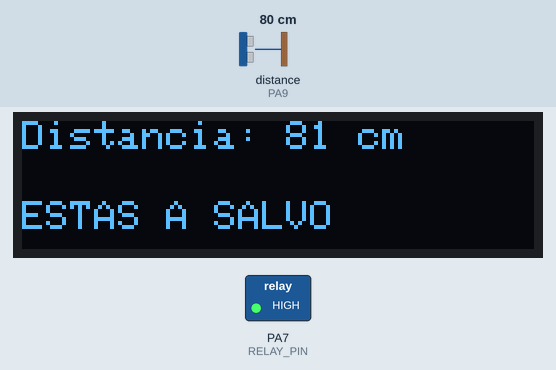
The sketch below on a simulated STM32 Blue Pill. On the bench: 128×32 one-colour display, switched loads named in the sketch (green lamp = pin HIGH). Inputs (shaded band) come from the test bench; at power-on: distance to the obstacle (sensor on PA9) 80 cm. The echo pulse lasts 58.3 µs per cm; the display library's start-up logo is not drawn; what the sketch prints to the serial monitor is not drawn.

Above: at 2.2 s.
2.3 s: distance to the obstacle (sensor on PA9) set to 22 cm
At 3.2 s:
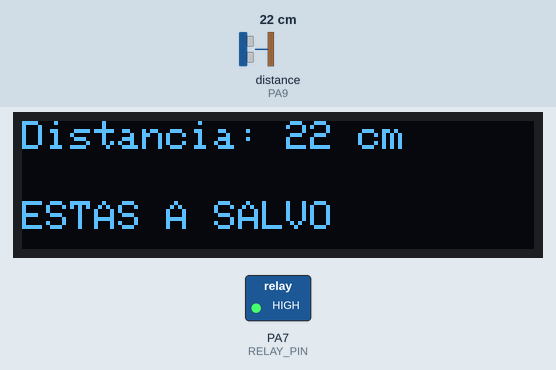
3.9 s: distance to the obstacle (sensor on PA9) set to 17 cm
At 4.9 s:
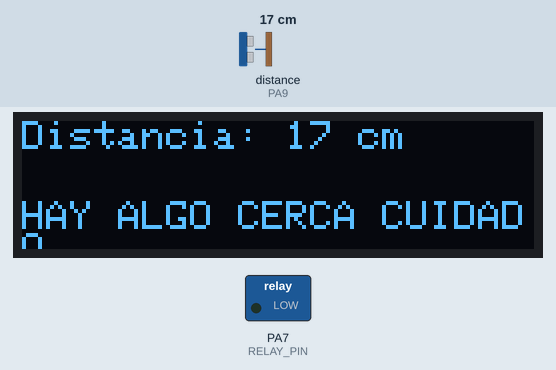
5.7 s: distance to the obstacle (sensor on PA9) set to 2 cm
At 6.7 s:
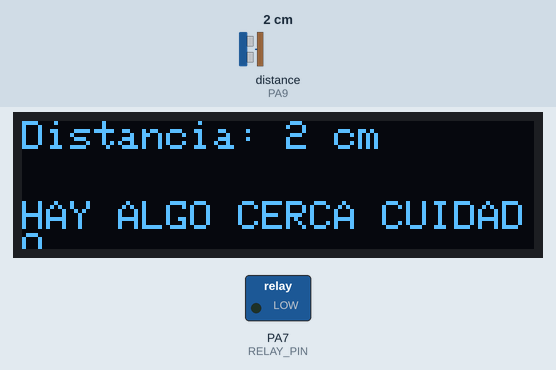
Timing chart, 0 to 8.7 s (numbered marks = the images above; inputs shaded):
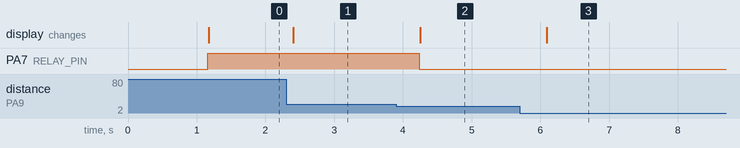

Measured:
- the behaviour switches between 20 and 19 cm on distance to the obstacle (sensor on PA9) (found by bisection; images 1 and 2)
- after the input at 2.3 s, the display: changes after 0.11 s (image 1)
- after the input at 3.9 s, PA7 (RELAY_PIN): HIGH → LOW after 0.34 s; the display: changes after 0.35 s (image 2)
- after the input at 5.7 s, the display: changes after 0.39 s (image 3)

The sketch:

LICUADORA.ino
```cpp
#include <NewPing.h>
#include <Wire.h>
#include <Adafruit_GFX.h>
#include <Adafruit_SSD1306.h>

#if defined(ESP8266)
  #define BUTTON_A  0
  #define BUTTON_B 16
  #define BUTTON_C  2
  #define WIRE Wire
#elif defined(ESP32)
  #define BUTTON_A 15
  #define BUTTON_B 32
  #define BUTTON_C 14
  #define WIRE Wire
#elif defined(ARDUINO_STM32_FEATHER)
  #define BUTTON_A PA15
  #define BUTTON_B PC7
  #define BUTTON_C PC5
  #define WIRE Wire
#elif defined(TEENSYDUINO)
  #define BUTTON_A  4
  #define BUTTON_B  3
  #define BUTTON_C  8
  #define WIRE Wire
#elif defined(ARDUINO_FEATHER52832)
  #define BUTTON_A 31
  #define BUTTON_B 30
  #define BUTTON_C 27
  #define WIRE Wire
#elif defined(ARDUINO_ADAFRUIT_FEATHER_RP2040)
  #define BUTTON_A  9
  #define BUTTON_B  8
  #define BUTTON_C  7
  #define WIRE Wire1
#else // 32u4, M0, M4, nrf52840 and 328p
  #define BUTTON_A  9
  #define BUTTON_B  6
  #define BUTTON_C  5
  #define WIRE Wire
#endif

Adafruit_SSD1306 display = Adafruit_SSD1306(128, 32, &WIRE);

#define TRIGGER_PIN 10 // Pin del trigger del sensor
#define ECHO_PIN 9    // Pin del echo del sensor
#define RELAY_PIN 7  //pin del rele
#define pinVerde 2
#define pinAmarillo 3
#define pinRojo 4

NewPing sonar(TRIGGER_PIN, ECHO_PIN);

bool ledState = LOW;      // Estado inicial del LED

void setup() {
  pinMode(RELAY_PIN, OUTPUT);
  Serial.begin(9600);

  Serial.println("OLED FeatherWing test");
  // SSD1306_SWITCHCAPVCC = generate display voltage from 3.3V internally
  display.begin(SSD1306_SWITCHCAPVCC, 0x3C); // Address 0x3C for 128x32

  Serial.println("OLED begun");

  // Show image buffer on the display hardware.
  // Since the buffer is intialized with an Adafruit splashscreen
  // internally, this will display the splashscreen.
  display.display();
  delay(1000);

  // Clear the buffer.
  display.clearDisplay();
  display.display();

  Serial.println("IO test");

  display.setTextSize(1);
  display.setTextColor(SSD1306_WHITE);

}

void loop() {
  delay(100); // Puedes ajustar este valor según tus necesidades

  unsigned int distance = sonar.ping_cm();

  if (distance >= 20) {
    digitalWrite(RELAY_PIN, HIGH);
    display.clearDisplay();
    display.setTextSize(1);
    display.setTextColor(SSD1306_WHITE);
    display.setCursor(0, 0);
    display.print("Distancia: ");
    display.print(distance);
    display.println(" cm");
    display.setCursor(0, 20); // Establece una nueva posición en el display
    display.println("ESTAS A SALVO");
    display.display();
  } else {
    digitalWrite(RELAY_PIN, LOW);
    display.clearDisplay();
    display.setTextSize(1);
    display.setTextColor(SSD1306_WHITE);
    display.setCursor(0, 0);
    display.print("Distancia: ");
    display.print(distance);
    display.println(" cm");
    display.setCursor(0, 20); // Establece una nueva posición en el display
    display.println("HAY ALGO CERCA CUIDADO");
    display.display();
  }
  delay(500);
}
```
